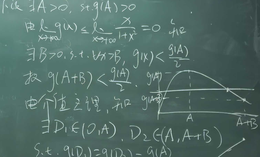
%> input picture 第五部分/彩色图像分析图/原始图像/彩色原始图像1.png, 260 x 157 px, shrunk from 1504 x 908 before the run
$ octave caisechuzaodaima.m   (GNU Octave 9; MATLAB toolbox functions it lacks are replaced by stand-ins)
%> lines starting %> are read from the running program, lines starting %| are printed output that depends on the picture
% =========================================================================
% 完整彩色图像 Hessian-Split Bregman 去噪整合代码
% =========================================================================
clear;
clc;
close all; % 关闭之前的图像窗口

% --- 目标保存路径设置 ---
save_folder = 'C:\Users\HUAWEI\Desktop\数值方法大作业资料包\第五部分\彩色除噪结果图\'; % 目标文件夹
save_filename = '彩色除噪结果1.png';
full_save_path = fullfile(save_folder, save_filename);
% -------------------------------------------------------------------------
% 1. 读取图像与预处理
% -------------------------------------------------------------------------
% 请确保路径正确，建议修改为你的实际图片路径
image_path1 = 'C:\Users\HUAWEI\Desktop\数值方法大作业资料包\第五部分\彩色图像分析图\原始图像\彩色原始图像1.png';
try
    img1 = imread(image_path1);
%> img1 is the input picture: size 157x260x3 uint8; mean R, G, B 83.1, 110.2, 104.3
catch
    error('找不到图像文件，请检查路径: %s', image_path1);
end
% 如果是灰度图，转为 RGB 伪彩色以便统一流程
if size(img1, 3) == 1
    img1 = repmat(img1, [1, 1, 3]);
end
original_img = double(img1);
image_path2 = 'C:\Users\HUAWEI\Desktop\数值方法大作业资料包\第五部分\彩色图像分析图\处理图像\彩色处理图像1.png';
try
    img2 = imread(image_path2);
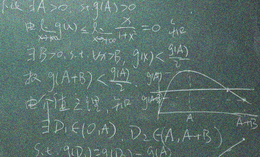
%> input picture 第五部分/彩色图像分析图/处理图像/彩色处理图像1.png, 260 x 157 px, shrunk from 1504 x 908 before the run
%> img2 is the input picture: size 157x260x3 uint8; mean R, G, B 89.8, 112.8, 107.8
catch
    error('找不到图像文件，请检查路径: %s', image_path2);
end
% 如果是灰度图，转为 RGB 伪彩色以便统一流程
if size(img2, 3) == 1
    img2 = repmat(img2, [1, 1, 3]);
end
img_noisy = double(img2);
% 计算初始 PSNR/SSIM (用于后续输出)
% 注意：这里是在去噪前先简单算一下，实际去噪函数里会算更精确的平均值
% -------------------------------------------------------------------------
% 2. 调用封装好的去噪函数
% -------------------------------------------------------------------------
% 算法参数
mu = 185;
lambda = 100;
max_iter = 5000; % 彩色图计算量大，可适当调整
tolerance = 1e-4;
fprintf('开始去噪处理 (Split Bregman)...\n');
tic;
% 调用下方定义的局部函数
[denoised_img, stats, change_lists] = color_tv_bregman_denoise(img_noisy, original_img, mu, lambda, max_iter, tolerance);
elapsed_time = toc;
fprintf('去噪完成，耗时: %.2f 秒\n', elapsed_time);
% -------------------------------------------------------------------------
% 3. 输出结果 (保留你要求的格式)
% -------------------------------------------------------------------------
% 从 stats 结构体获取平均值，赋值给对应变量名以便打印
psnr_noisy = stats.psnr_noisy_mean;
psnr_denoised = stats.psnr_denoised_mean;
noise_reduction_percent = stats.noise_reduction_percent_mean;
ssim_noisy = stats.ssim_noisy_mean;
ssim_denoised = stats.ssim_denoised_mean;
ssim_improvement = stats.ssim_improvement_mean;
fprintf('\n================ 结果分析 ================\n');
fprintf('噪声图像峰值信噪比(PSNR): %.2f dB\n', psnr_noisy);
fprintf('去噪后图像峰值信噪比(PSNR): %.2f dB\n', psnr_denoised);
fprintf('PSNR提升: %.2f dB\n', psnr_denoised - psnr_noisy);
fprintf('噪声减少了: %.2f%%\n', noise_reduction_percent);
fprintf('噪声图像结构相似性(SSIM): %.4f\n', ssim_noisy);
fprintf('去噪后图像结构相似性(SSIM): %.4f\n', ssim_denoised);
fprintf('SSIM提升: %.4f\n', ssim_improvement);
fprintf('==========================================\n');
% -------------------------------------------------------------------------
% 4. 图像与曲线显示 & 保存结果 (新增保存逻辑)
% -------------------------------------------------------------------------

% 图像显示
figure('Name', '去噪效果对比', 'NumberTitle', 'off');
subplot(1,3,1);
imshow(uint8(original_img), []);
title('原始图像');
subplot(1,3,2);
imshow(uint8(img_noisy), []);
title(sprintf('噪声图像\nPSNR: %.2f dB', psnr_noisy));
subplot(1,3,3);
imshow(uint8(denoised_img), []);
title(sprintf('去噪图像\nPSNR: %.2f dB (提升 %.2f)', psnr_denoised, psnr_denoised - psnr_noisy));

% 曲线显示
figure('Name', '收敛曲线', 'NumberTitle', 'off');
hold on;
colors = {'r', 'g', 'b'};
legends = {'R 通道', 'G 通道', 'B 通道'};
for k = 1:3
    plot(change_lists{k}, 'Color', colors{k}, 'LineWidth', 1.5);
end
legend(legends);
title('RGB 各通道收敛曲线');
xlabel('迭代次数');
ylabel('相对误差');
grid on;
hold off;

% **--- 新增：保存去噪结果 ---**
if ~exist(save_folder, 'dir')
    mkdir(save_folder);
    fprintf('创建目标文件夹: %s\n', save_folder);
end

% denoised_img 是 uint8 格式，直接保存
imwrite(denoised_img, full_save_path);
fprintf('\n去噪结果已成功保存到: %s\n', full_save_path);
% **--- 结束新增 ---**

% =========================================================================
% 以下为局部函数定义 (必须放在脚本文件的最后)
% =========================================================================
function [denoised_img, stats, change_lists] = color_tv_bregman_denoise(noisy_img, original_img, mu, lambda, max_iter, tolerance)
%> called with mu = 185, lambda = 100, max_iter = 5000, tolerance = 0.0001
% 封装好的彩色去噪函数

    % 数据准备
    noisy_img_d = double(noisy_img);
    if ~isempty(original_img)
        original_img_d = double(original_img);
    else
        original_img_d = [];
    end
    [h, w, ~] = size(noisy_img_d);
%> h = 157; w = 260
    % 预计算频域算子 (只需计算一次，三通道通用)
    [H_xx, H_yy, H_xy, denom] = setup_frequency_operators(h, w, mu, lambda);
    denoised_img_d = zeros(h, w, 3);
    change_lists = cell(3, 1);

    % 初始化统计数组
    stats.psnr_noisy = zeros(3,1);
    stats.psnr_denoised = zeros(3,1);
    stats.ssim_noisy = zeros(3,1);
    stats.ssim_denoised = zeros(3,1);
    stats.noise_reduction_percent = zeros(3,1);
    stats.ssim_improvement = zeros(3,1);
    % --- 按通道循环处理 ---
    for c = 1:3
        img_chan = noisy_img_d(:,:,c);

        % 初始化变量
        real_image = img_chan;
        real_image_prev = zeros(h, w);
        d_xx = zeros(h, w); d_xy = zeros(h, w); d_yy = zeros(h, w);
        b_xx = zeros(h, w); b_xy = zeros(h, w); b_yy = zeros(h, w);

        change_list = zeros(max_iter, 1);
        final_iter = 0;

        % 预计算该通道的固定分子项
        v_img_fft = fft2(img_chan);
        numerator_part1 = (mu/lambda) * v_img_fft;

        % 迭代优化
        for iter = 1:max_iter
            real_image_prev = real_image;

            % 1. 更新 f (频域)
            real_image = update_f_optimized(numerator_part1, d_xx, d_xy, d_yy, ...
                                            b_xx, b_xy, b_yy, H_xx, H_yy, H_xy, denom);

            % 2. 计算梯度
            [real_image_xx, real_image_yy, real_image_xy] = compute_gradients(real_image, H_xx, H_yy, H_xy);

            % 3. 更新 d (Shrinkage)
            [d_xx, d_yy, d_xy] = update_d(real_image_xx, real_image_yy, real_image_xy, ...
                                          b_xx, b_yy, b_xy, lambda);

            % 4. 更新 b (Bregman)
            [b_xx, b_yy, b_xy] = update_b(real_image_xx, real_image_yy, real_image_xy, ...
                                          d_xx, d_yy, d_xy, b_xx, b_yy, b_xy);

            % 5. 收敛检测
            [converged, relative_change] = check_convergence_val(real_image, real_image_prev, tolerance, iter);
            change_list(iter) = relative_change;
            final_iter = iter;

            if converged
                break;
            end
        end

        % 保存该通道结果
        change_lists{c} = change_list(1:final_iter);
        denoised_img_d(:,:,c) = real_image;

        % 计算该通道指标
        if ~isempty(original_img_d)
            orig_chan = original_img_d(:,:,c);
            stats.psnr_noisy(c) = calculatePSNR(orig_chan, img_chan);
            stats.psnr_denoised(c) = calculatePSNR(orig_chan, real_image);
            stats.ssim_noisy(c) = calculateSSIM(orig_chan, img_chan);
            stats.ssim_denoised(c) = calculateSSIM(orig_chan, real_image);

            noise_red = (1 - 10^(-(stats.psnr_denoised(c) - stats.psnr_noisy(c))/10)) * 100;
            stats.noise_reduction_percent(c) = noise_red;
            stats.ssim_improvement(c) = stats.ssim_denoised(c) - stats.ssim_noisy(c);
        end
    end
%> this loop made 3 passes
%> noise_red on passes 1 to 3: -34.33, -39.13, -39.17
%> pass 1, in color_tv_bregman_denoise, `img_chan = noisy_img_d(:,:,c);`:
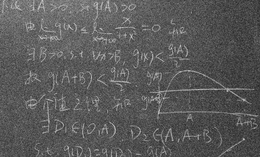
%> img_chan: size 157x260 double; min 37, max 204, mean 89.8
%> pass 1, in color_tv_bregman_denoise, `orig_chan = original_img_d(:,:,c);`:
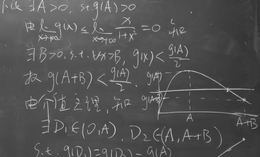
%> orig_chan: size 157x260 double; min 39, max 217, mean 83.1
%> pass 1, in calculateSSIM, `mu1 = filter2(window, original, 'valid');`:
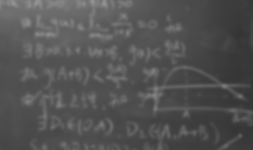
%> mu1: size 150x253 double; min 52.31, max 148.5, mean 83.3
%> after the loop:
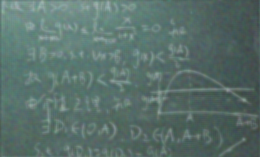
%> denoised_img_d: size 157x260x3 double; mean R, G, B 89.8, 112.8, 107.8; mean of the top-left, top-right, bottom-left and bottom-right quarters 122.5, 96.3, 103.9, 91.3
%> after the loop:
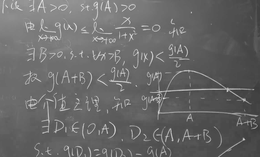
%> orig_chan: size 157x260 double; min 50, max 236, mean 104.3
%> after the loop, change_list = 5000 values, max 1 at index 1, min 0 at index 28, mean 0.000211; change_lists = 3 items

    % 转换为 uint8 输出
    denoised_img = uint8(min(max(round(denoised_img_d), 0), 255));

    % 计算整体平均指标
    if ~isempty(original_img_d)
        stats.psnr_noisy_mean = mean(stats.psnr_noisy);
%> stats.psnr_noisy_mean = 27.13
        stats.psnr_denoised_mean = mean(stats.psnr_denoised);
%> stats.psnr_denoised_mean = 25.75
        stats.ssim_noisy_mean = mean(stats.ssim_noisy);
%> stats.ssim_noisy_mean = 0.635
        stats.ssim_denoised_mean = mean(stats.ssim_denoised);
%> stats.ssim_denoised_mean = 0.72
        stats.noise_reduction_percent_mean = mean(stats.noise_reduction_percent);
%> stats.noise_reduction_percent_mean = -37.54
        stats.ssim_improvement_mean = mean(stats.ssim_improvement);
%> stats.ssim_improvement_mean = 0.0851
%> `[denoised_img, stats, change_lists] = color_tv_bregman_denoise(img_noi..`: change_lists = 3 items
%> `psnr_noisy = stats.psnr_noisy_mean;`: psnr_noisy = 27.13
%> `psnr_denoised = stats.psnr_denoised_mean;`: psnr_denoised = 25.75
%> `noise_reduction_percent = stats.noise_reduction_percent_mean;`: noise_reduction_percent = -37.54
%> `ssim_noisy = stats.ssim_noisy_mean;`: ssim_noisy = 0.635
%> `ssim_denoised = stats.ssim_denoised_mean;`: ssim_denoised = 0.72
%> `ssim_improvement = stats.ssim_improvement_mean;`: ssim_improvement = 0.0851
%| 噪声图像峰值信噪比(PSNR): 27.13 dB
%| 去噪后图像峰值信噪比(PSNR): 25.75 dB
%| PSNR提升: -1.38 dB
%| 噪声减少了: -37.54%
%| 噪声图像结构相似性(SSIM): 0.6350
%| 去噪后图像结构相似性(SSIM): 0.7200
%| SSIM提升: 0.0851
%> `grid on;`:
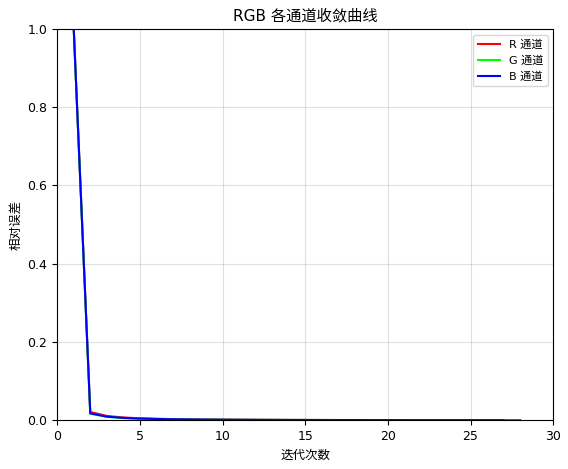
%> figure redrawn from the program's plot data; curve peaks at x = 1, y = 1
    end
end
% --- 辅助计算函数 ---
% [25 lines left out: functions update_f_optimized, update_d, update_b, not called in this run]
function y = shrink(x, threshold)
    y = sign(x) .* max(abs(x) - threshold, 0);
end
% [22 lines left out: functions compute_gradients, check_convergence_val, not called in this run]
% --- 算子构造函数 ---
function [H_xx, H_yy, H_xy, denom] = setup_frequency_operators(m, n, mu, lambda)
    kernel_xx = [0, 0, 0; 1, -2, 1; 0, 0, 0];
    kernel_yy = [0, 1, 0; 0, -2, 0; 0, 1, 0];
    kernel_xy = [1,-1; -1,1];
    H_xx = create_frequency_response(kernel_xx, m, n);
    H_yy = create_frequency_response(kernel_yy, m, n);
    H_xy = create_frequency_response(kernel_xy, m, n);

    % 位移算子优化写法 (比双层循环快)
    [J, I] = meshgrid(0:n-1, 0:m-1); % 注意 meshgrid 是 x, y -> col, row
    trans_locate1 = exp(-1i * 2 * pi * J / n);
    trans_locate2 = exp(-1i * 2 * pi * I / m);
    trans_locate3 = exp(-1i * 2 * pi * (I/m + J/n));

    H_xx = H_xx .* trans_locate1;
    H_yy = H_yy .* trans_locate2;
    H_xy = H_xy .* trans_locate3;

    denom = (mu/lambda) + abs(H_xx).^2 + abs(H_yy).^2 + 4 * abs(H_xy).^2;
end
function H = create_frequency_response(kernel, m, n)
    [k_m, k_n] = size(kernel);
    kernel_full = zeros(m, n);
    center_m = floor(m/2) + 1;
    center_n = floor(n/2) + 1;
    start_m = center_m - floor(k_m/2);
    start_n = center_n - floor(k_n/2);
    kernel_full(start_m:start_m+k_m-1, start_n:start_n+k_n-1) = kernel;
    H = fft2(ifftshift(kernel_full));
end
% --- 评价指标函数 ---
function psnr = calculatePSNR(original, processed)
    mse = mean((double(original(:)) - double(processed(:))).^2);
    if mse == 0
        psnr = Inf;
    else
        psnr = 10 * log10(255^2 / mse);
    end
end
function ssim_val = calculateSSIM(original, processed)
    % 自定义 SSIM 计算
    K = [0.01 0.03];
    L = 255;
    C1 = (K(1)*L)^2;
    C2 = (K(2)*L)^2;

    window = fspecial('gaussian', 8, 1.5);

    mu1 = filter2(window, original, 'valid');
    mu2 = filter2(window, processed, 'valid');

    mu1_sq = mu1.^2;
    mu2_sq = mu2.^2;
    mu1_mu2 = mu1.*mu2;

    sigma1_sq = filter2(window, original.^2, 'valid') - mu1_sq;
    sigma2_sq = filter2(window, processed.^2, 'valid') - mu2_sq;
    sigma12 = filter2(window, original.*processed, 'valid') - mu1_mu2;

    numerator = (2*mu1_mu2 + C1).*(2*sigma12 + C2);
    denominator = (mu1_sq + mu2_sq + C1).*(sigma1_sq + sigma2_sq + C2);

    ssim_val = mean(numerator(:)./denominator(:));
end
